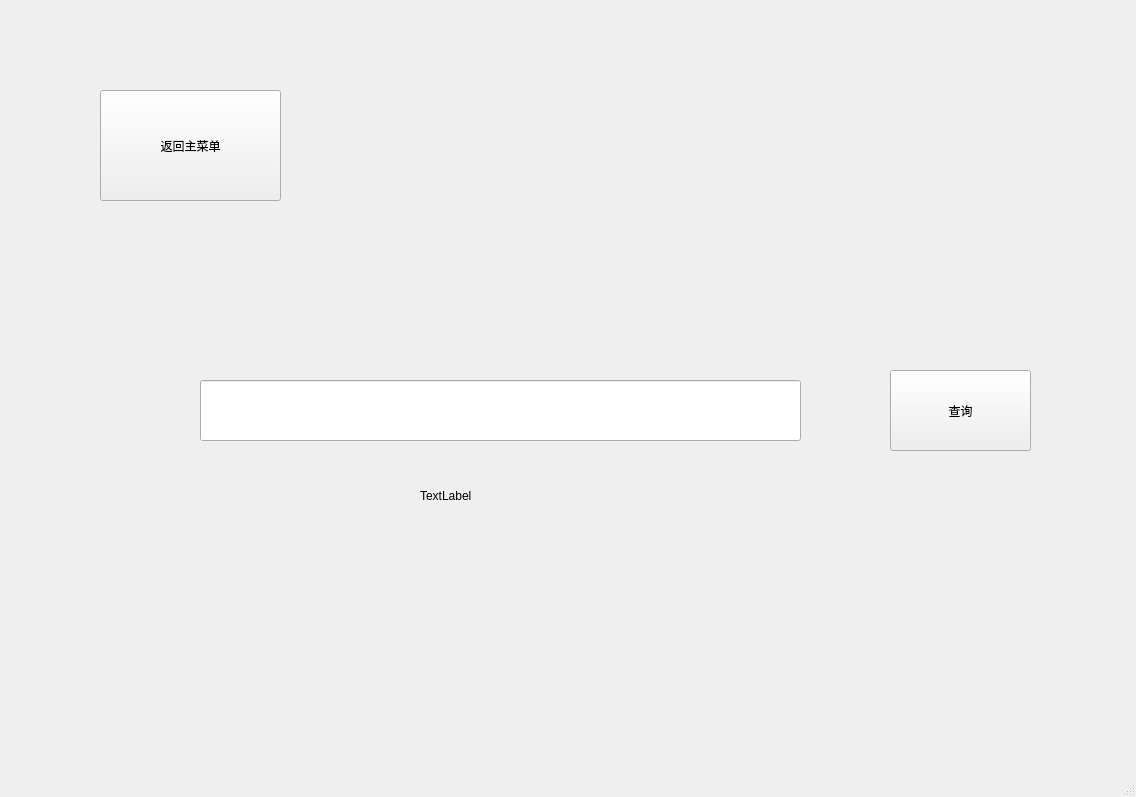
<?xml version="1.0" encoding="UTF-8"?>
<ui version="4.0">
 <class>MainWindow</class>
 <widget class="QMainWindow" name="MainWindow">
  <property name="geometry">
   <rect>
    <x>0</x>
    <y>0</y>
    <width>1136</width>
    <height>797</height>
   </rect>
  </property>
  <property name="windowTitle">
   <string>MainWindow</string>
  </property>
  <widget class="QWidget" name="centralwidget">
   <widget class="QPushButton" name="route2main">
    <property name="geometry">
     <rect>
      <x>100</x>
      <y>90</y>
      <width>181</width>
      <height>111</height>
     </rect>
    </property>
    <property name="text">
     <string>返回主菜单</string>
    </property>
   </widget>
   <widget class="QLineEdit" name="line_route">
    <property name="geometry">
     <rect>
      <x>200</x>
      <y>380</y>
      <width>601</width>
      <height>61</height>
     </rect>
    </property>
   </widget>
   <widget class="QPushButton" name="search_route">
    <property name="geometry">
     <rect>
      <x>890</x>
      <y>370</y>
      <width>141</width>
      <height>81</height>
     </rect>
    </property>
    <property name="text">
     <string>查询</string>
    </property>
   </widget>
   <widget class="QLabel" name="empty_warn">
    <property name="geometry">
     <rect>
      <x>420</x>
      <y>480</y>
      <width>491</width>
      <height>31</height>
     </rect>
    </property>
    <property name="text">
     <string>TextLabel</string>
    </property>
   </widget>
  </widget>
  <widget class="QMenuBar" name="menubar">
   <property name="geometry">
    <rect>
     <x>0</x>
     <y>0</y>
     <width>1136</width>
     <height>26</height>
    </rect>
   </property>
  </widget>
  <widget class="QStatusBar" name="statusbar"/>
 </widget>
 <resources/>
 <connections/>
</ui>
